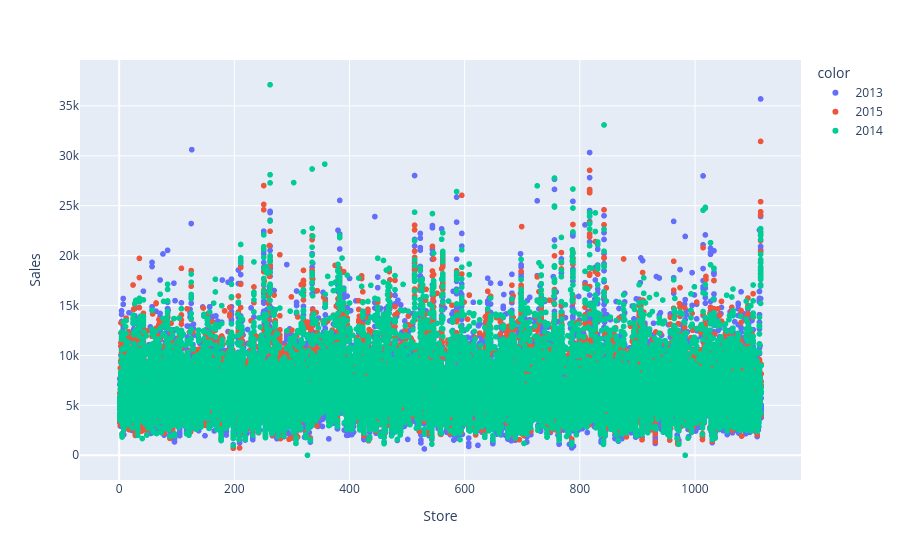

Source (notebook cell):
### Code cell
import plotly.express as px

temp_df = merged_df.sample(40000)

fig = px.scatter(
    temp_df,
    x="Store",
    y="Sales",
    color=temp_df["Date"].dt.year.astype(str),
    hover_data=["Date", "Sales", "Customers"]
)

fig.show()

### Figure 1 — Plotly figure (JSON) as saved in the notebook; plotly's stock layout.template omitted (floating-point values rounded to 4 significant figures; data arrays with more than 128 entries replaced by an {"elided": "..."} marker saying what was removed)
{"data": [{"customdata": {"elided": "16020x2 mixed values"}, "hovertemplate": "color=2013<br>Store=%{x}<br>Sales=%{y}<br>Date=%{customdata[0]}<br>Customers=%{customdata[1]}<extra></extra>", "legendgroup": "2013", "marker": {"color": "#636efa", "symbol": "circle"}, "mode": "markers", "name": "2013", "showlegend": true, "type": "scattergl", "x": {"elided": "16020 int values"}, "xaxis": "x", "y": {"elided": "16020 int values"}, "yaxis": "y"}, {"customdata": {"elided": "9334x2 mixed values"}, "hovertemplate": "color=2015<br>Store=%{x}<br>Sales=%{y}<br>Date=%{customdata[0]}<br>Customers=%{customdata[1]}<extra></extra>", "legendgroup": "2015", "marker": {"color": "#EF553B", "symbol": "circle"}, "mode": "markers", "name": "2015", "showlegend": true, "type": "scattergl", "x": {"elided": "9334 int values"}, "xaxis": "x", "y": {"elided": "9334 int values"}, "yaxis": "y"}, {"customdata": {"elided": "14646x2 mixed values"}, "hovertemplate": "color=2014<br>Store=%{x}<br>Sales=%{y}<br>Date=%{customdata[0]}<br>Customers=%{customdata[1]}<extra></extra>", "legendgroup": "2014", "marker": {"color": "#00cc96", "symbol": "circle"}, "mode": "markers", "name": "2014", "showlegend": true, "type": "scattergl", "x": {"elided": "14646 int values"}, "xaxis": "x", "y": {"elided": "14646 int values"}, "yaxis": "y"}], "layout": {"legend": {"title": {"text": "color"}, "tracegroupgap": 0}, "margin": {"t": 60}, "xaxis": {"anchor": "y", "domain": [0, 1], "title": {"text": "Store"}}, "yaxis": {"anchor": "x", "domain": [0, 1], "title": {"text": "Sales"}}}}
